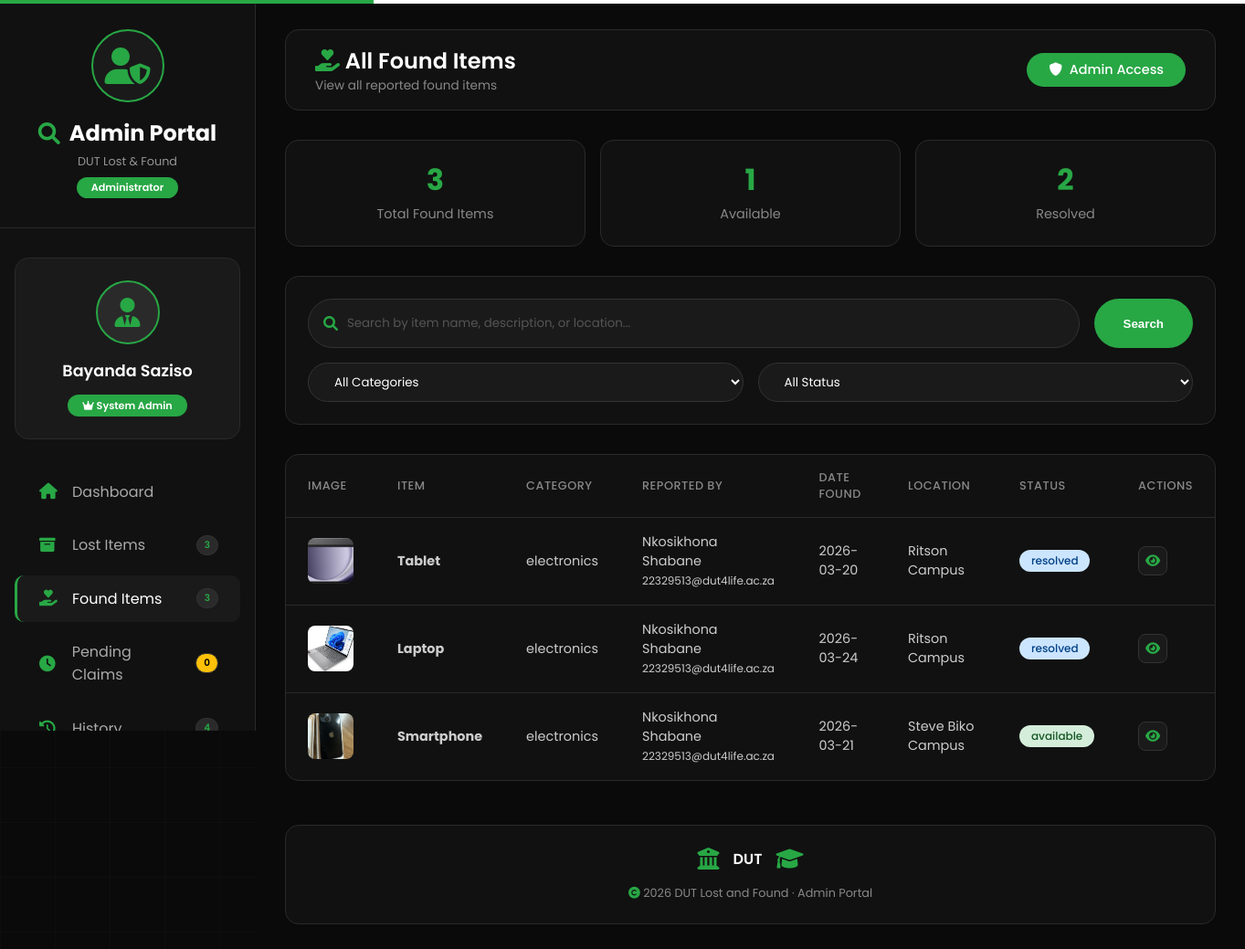
The page /admin/found-items (signed in) on the database its author committed.
### tables this page shows
CREATE TABLE found_items
                 (id INTEGER PRIMARY KEY AUTOINCREMENT,
                  user_id INTEGER,
                  item_name TEXT NOT NULL,
                  category TEXT NOT NULL,
                  description TEXT NOT NULL,
                  date_found DATE NOT NULL,
                  location TEXT NOT NULL,
                  latitude REAL,
                  longitude REAL,
                  contact_name TEXT NOT NULL,
                  contact_email TEXT NOT NULL,
                  contact_phone TEXT,
                  image_path TEXT,
                  status TEXT DEFAULT 'available',
                  resolved_at TIMESTAMP,
                  resolved_by INTEGER,
                  created_at TIMESTAMP DEFAULT CURRENT_TIMESTAMP, reward_offered BOOLEAN DEFAULT 0,
                  FOREIGN KEY (user_id) REFERENCES users(id),
                  FOREIGN KEY (resolved_by) REFERENCES users(id));

### app.py (the view)
@app.route('/admin/found-items')
def admin_found_items():
    if 'user' not in session or session['user']['role'] != 'admin':
        flash("Access denied!", "danger")
        return redirect(url_for('login'))
    page = int(request.args.get('page', 1))
    per_page = 20
    search = request.args.get('search', '')
    category = request.args.get('category', '')
    status = request.args.get('status', 'all')
    conn = get_db()
    sql = """SELECT fi.*, u.full_name as reporter_name, u.email as reporter_email, u.student_number
             FROM found_items fi
             JOIN users u ON fi.user_id = u.id
             WHERE 1=1"""
    params = []
    if search:
        sql += " AND (fi.item_name LIKE ? OR fi.description LIKE ? OR fi.location LIKE ?)"
        search_term = f'%{search}%'
        params.extend([search_term, search_term, search_term])
    if category:
        sql += " AND fi.category = ?"
        params.append(category)
    if status != 'all':
        sql += " AND fi.status = ?"
        params.append(status)
    count_sql = sql.replace("fi.*, u.full_name as reporter_name, u.email as reporter_email, u.student_number", "COUNT(*) as count")
    total = conn.execute(count_sql, params).fetchone()['count']
    sql += " ORDER BY fi.created_at DESC LIMIT ? OFFSET ?"
    params.extend([per_page, (page-1)*per_page])
    items = conn.execute(sql, params).fetchall()
    categories = conn.execute("SELECT DISTINCT category FROM found_items").fetchall()
    total_lost = conn.execute("SELECT COUNT(*) as count FROM lost_items").fetchone()['count']
    total_found = conn.execute("SELECT COUNT(*) as count FROM found_items").fetchone()['count']
    pending_claims = conn.execute("SELECT COUNT(*) as count FROM claims WHERE status = 'pending'").fetchone()['count']
    resolved_count = conn.execute("SELECT COUNT(*) as count FROM item_history").fetchone()['count']
    total_users = conn.execute("SELECT COUNT(*) as count FROM users").fetchone()['count']
    available_items = conn.execute("SELECT COUNT(*) as count FROM found_items WHERE status = 'available'").fetchone()['count']
    resolved_found_count = conn.execute("SELECT COUNT(*) as count FROM found_items WHERE status = 'resolved'").fetchone()['count']
    conn.close()
    total_pages = (total + per_page - 1) // per_page if total > 0 else 1
    return render_template('admin_found_items.html',
                         user=session['user'],
                         items=[dict(item) for item in items],
                         total=total,
                         page=page,
                         total_pages=total_pages,
                         search=search,
                         category=category,
                         status=status,
                         categories=[dict(c)['category'] for c in categories],
                         total_lost=total_lost,
                         total_found=total_found,
                         pending_claims=pending_claims,
                         resolved_count=resolved_count,
                         total_users=total_users,
                         available_items=available_items,
                         resolved_found_count=resolved_found_count,
                         now=datetime.now())

### app.py (called while the page is built)
def get_db():
    conn = sqlite3.connect('lost_and_found.db')
    conn.row_factory = sqlite3.Row
    return conn

### templates/admin_found_items.html (shortened to what this page needs)
<!DOCTYPE html>
<html lang="en">
<head>
    <link rel="stylesheet" href="https://cdnjs.cloudflare.com/ajax/libs/font-awesome/6.0.0-beta3/css/all.min.css">
</head>
<body>
    <div class="dashboard-container">
        <div class="sidebar">
            <div class="sidebar-header">
                <div class="admin-logo">
                    <i class="fas fa-user-shield"></i>
                </div>
                <h2>
                    <i class="fas fa-search"></i>
                    <span>Admin Portal</span>
                </h2>
                <p>DUT Lost & Found</p>
                <div class="admin-badge-sidebar">Administrator</div>
            </div>
            <div class="admin-info">
                <div class="admin-avatar">
                    <i class="fas fa-user-tie"></i>
                </div>
                <div class="name">{{ user.full_name }}</div>
                <div class="role-badge">
                    <i class="fas fa-crown"></i> System Admin
                </div>
            </div>
            <ul class="nav-menu">
                <li class="nav-item">
                    <a href="/admin/dashboard" class="nav-link">
                        <i class="fas fa-home"></i>
                        <span>Dashboard</span>
                    </a>
                </li>
                <li class="nav-item">
                    <a href="/admin/lost-items" class="nav-link">
                        <i class="fas fa-archive"></i>
                        <span>Lost Items</span>
                        <span class="badge">{{ total_lost }}</span>
                    </a>
                </li>
                <li class="nav-item">
                    <a href="/admin/found-items" class="nav-link active">
                        <i class="fas fa-hand-holding-heart"></i>
                        <span>Found Items</span>
                        <span class="badge">{{ total_found }}</span>
                    </a>
                </li>
                <li class="nav-item">
                    <a href="/admin/pending-claims" class="nav-link">
                        <i class="fas fa-clock"></i>
                        <span>Pending Claims</span>
                        <span class="badge" style="background: #ffc107; color: #000;">{{ pending_claims }}</span>
                    </a>
                </li>
                <li class="nav-item">
                    <a href="/admin/history" class="nav-link">
                        <i class="fas fa-history"></i>
                        <span>History</span>
                        <span class="badge">{{ resolved_count }}</span>
                    </a>
                </li>
            </ul>
        </div>
        <div class="main-content">
            <div class="top-bar">
                <div class="page-title">
                    <h1><i class="fas fa-hand-holding-heart" style="color: #28a745;"></i> All Found Items</h1>
                    <p>View all reported found items</p>
                </div>
                <div class="admin-badge">
                    <i class="fas fa-shield-alt"></i> Admin Access
                </div>
            </div>
            <div class="stats-grid">
                <div class="stat-card">
                    <div class="stat-value">{{ total_found }}</div>
                    <div class="stat-label">Total Found Items</div>
                </div>
                <div class="stat-card">
                    <div class="stat-value">{{ available_items }}</div>
                    <div class="stat-label">Available</div>
                </div>
                <div class="stat-card">
                    <div class="stat-value">{{ resolved_found_count }}</div>
                    <div class="stat-label">Resolved</div>
                </div>
            </div>
            <div class="search-section">
                <form method="GET" action="/admin/found-items">
                    <div class="search-box">
                        <div class="search-input">
                            <i class="fas fa-search"></i>
                            <input type="text" name="search" placeholder="Search by item name, description, or location..." value="{{ search }}">
                        </div>
                        <button type="submit" class="search-btn">Search</button>
                    </div>
                    <div class="filter-group">
                        <select name="category" class="filter-select" onchange="this.form.submit()">
                            <option value="">All Categories</option>
                        </select>
                        <select name="status" class="filter-select" onchange="this.form.submit()">
                            <option value="all" {% if status == 'all' %}selected{% endif %}>All Status</option>
                        </select>
                    </div>
                </form>
            </div>
            <div class="table-responsive">
                 <table>
                    <thead>
                        <tr>
                            <th>Image</th>
                            <th>Item</th>
                            <th>Category</th>
                            <th>Reported By</th>
                            <th>Date Found</th>
                            <th>Location</th>
                            <th>Status</th>
                            <th>Actions</th>
                        </thead>
                    <tbody>
                        {% for item in items %}
                         <tr>
                            <td>
                                <div class="item-image-small">
                                    {% if item.image_path %}
                                        <img src="{{ url_for('static', filename=item.image_path) }}" alt="{{ item.item_name }}">
                                    {% else %}
                                        <i class="fas fa-box"></i>
                                    {% endif %}
                                </div>
                            </td>
                            <td><strong>{{ item.item_name }}</strong></td>
                            <td>{{ item.category }}</td>
                            <td>
                                {{ item.contact_name }}<br>
                                <small>{{ item.contact_email }}</small>
                            </td>
                            <td>{{ item.date_found }}</td>
                            <td>{{ item.location }}</td>
                            <td>
                                <span class="status-badge {% if item.status == 'available' %}status-available{% else %}status-resolved{% endif %}">
                                    {{ item.status }}
                                </span>
                            </td>
                            <td>
                                <div class="action-buttons">
                                    <a href="/item/found/{{ item.id }}" class="btn-icon" title="View Item">
                                        <i class="fas fa-eye"></i>
                                    </a>
                                </div>
                            </td>
                        </tr>
                        {% endfor %}
                    </tbody>
                </table>
            </div>
            <div class="dut-footer">
                <div style="display: flex; align-items: center; justify-content: center; gap: 15px; margin-bottom: 1rem;">
                    <i class="fas fa-university" style="font-size: 1.5rem; color: #28a745;"></i>
                    <span style="font-weight: 600; font-size: 1rem; color: #ffffff;">DUT</span>
                    <i class="fas fa-graduation-cap" style="font-size: 1.5rem; color: #28a745;"></i>
                </div>
                <p><i class="fas fa-copyright"></i> 2026 DUT Lost and Found · Admin Portal</p>
            </div>
        </div>
    </div>
</body>
</html>

### rows shown on the page
found_items: image_path (picture), item_name "Tablet", category "electronics", contact_name "Nkosikhona Shabane", contact_email "22329513@dut4life.ac.za", date_found "2026-03-20", location "Ritson Campus", status "resolved"
found_items: image_path (picture), item_name "Laptop", category "electronics", contact_name "Nkosikhona Shabane", contact_email "22329513@dut4life.ac.za", date_found "2026-03-24", location "Ritson Campus", status "resolved"
found_items: image_path (picture), item_name "Smartphone", category "electronics", contact_name "Nkosikhona Shabane", contact_email "22329513@dut4life.ac.za", date_found "2026-03-21", location "Steve Biko Campus", status "available"

### other values the page prints
{{ user.full_name }} "Bayanda Saziso"
{{ total_lost }} "3"
{{ total_found }} "3"
{{ pending_claims }} "0"
{{ available_items }} "1"
{{ resolved_found_count }} "2"
